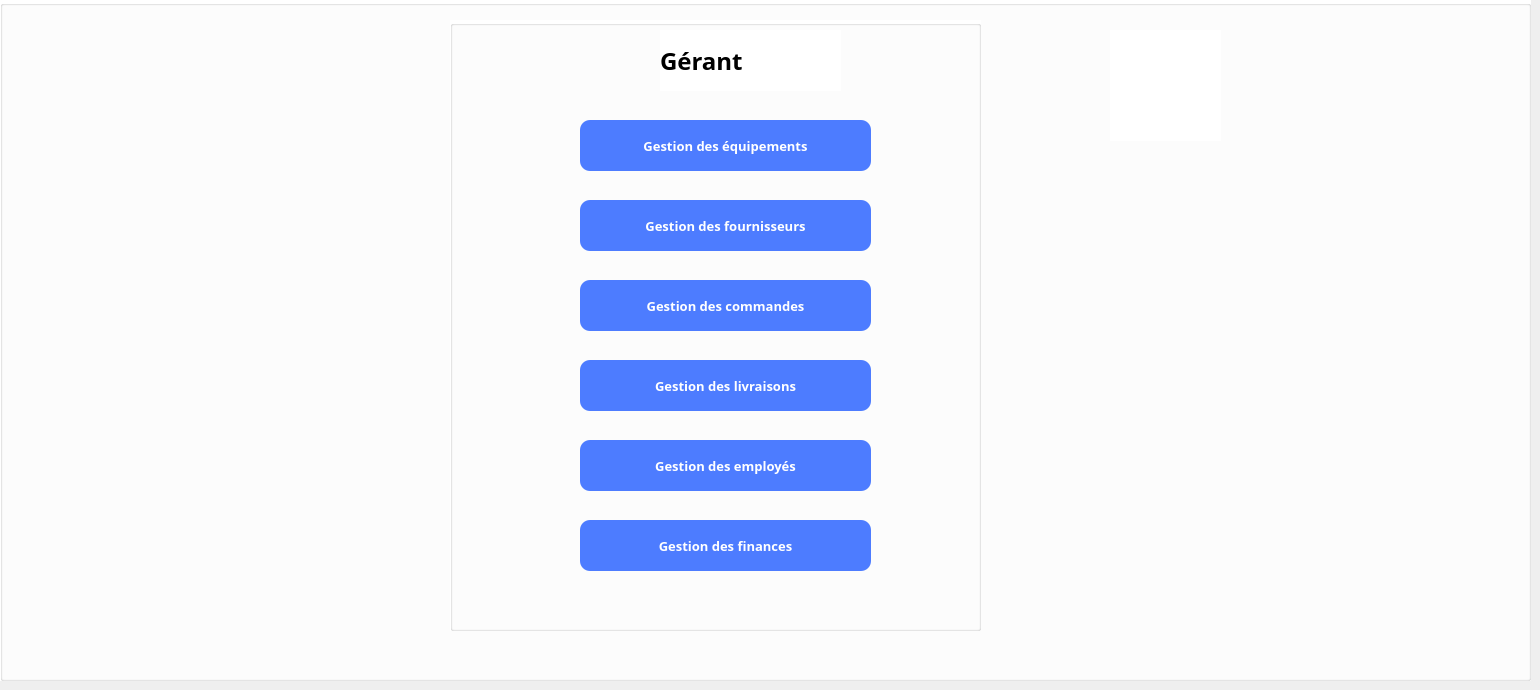
    <widget class="QWidget" name="page_1">
     <widget class="QGroupBox" name="groupBox_52">
      <property name="geometry">
       <rect>
        <x>0</x>
        <y>0</y>
        <width>1531</width>
        <height>681</height>
       </rect>
      </property>
      <property name="styleSheet">
       <string notr="true">background-color: rgb(255, 255, 255);</string>
      </property>
      <property name="title">
       <string/>
      </property>
      <widget class="QLabel" name="label_175">
       <property name="geometry">
        <rect>
         <x>1110</x>
         <y>30</y>
         <width>111</width>
         <height>111</height>
        </rect>
       </property>
       <property name="text">
        <string/>
       </property>
       <property name="pixmap">
        <pixmap>../../Downloads/logo_c++-1.png</pixmap>
       </property>
       <property name="scaledContents">
        <bool>true</bool>
       </property>
      </widget>
      <widget class="QGroupBox" name="groupBox_53">
       <property name="geometry">
        <rect>
         <x>450</x>
         <y>20</y>
         <width>531</width>
         <height>611</height>
        </rect>
       </property>
       <property name="styleSheet">
        <string notr="true">QGroupBox{
	
	background-color: rgb(255, 255, 255);
}

</string>
       </property>
       <property name="title">
        <string/>
       </property>
       <widget class="QLabel" name="label_176">
        <property name="geometry">
         <rect>
          <x>210</x>
          <y>10</y>
          <width>181</width>
          <height>61</height>
         </rect>
        </property>
        <property name="font">
         <font>
          <family>Louis George Café</family>
          <pointsize>18</pointsize>
          <weight>75</weight>
          <bold>true</bold>
         </font>
        </property>
        <property name="text">
         <string>Gérant</string>
        </property>
       </widget>
       <widget class="QPushButton" name="gestion_equipements">
        <property name="geometry">
         <rect>
          <x>130</x>
          <y>100</y>
          <width>291</width>
          <height>51</height>
         </rect>
        </property>
        <property name="font">
         <font>
          <family>Louis George Café</family>
          <pointsize>10</pointsize>
          <weight>75</weight>
          <bold>true</bold>
         </font>
        </property>
        <property name="styleSheet">
         <string notr="true">QPushButton {
    color: rgb(255, 255, 255);
  background-color: #4d7cff;
    border-style: outset;
    border-width: 0px;
    border-radius: 10px;
    border-color: beige;
    min-width: 10em;
    padding: 6px;
}
QPushButton:hover {
color: #fff;
    background-color: rgb(43, 163, 255);
    border-style: inset;
}
QPushButton:pressed {
    background-color: rgb(43, 163, 255);
    border-style: inset;
}</string>
        </property>
        <property name="text">
         <string>Gestion des équipements</string>
        </property>
       </widget>
       <widget class="QPushButton" name="gestion_fournisseurs">
        <property name="geometry">
         <rect>
          <x>130</x>
          <y>180</y>
          <width>291</width>
          <height>51</height>
         </rect>
        </property>
        <property name="font">
         <font>
          <family>Louis George Café</family>
          <pointsize>10</pointsize>
          <weight>75</weight>
          <bold>true</bold>
         </font>
        </property>
        <property name="styleSheet">
         <string notr="true">QPushButton {
    color: rgb(255, 255, 255);
  background-color: #4d7cff;
    border-style: outset;
    border-width: 0px;
    border-radius: 10px;
    border-color: beige;
    min-width: 10em;
    padding: 6px;
}
QPushButton:hover {
color: #fff;
    background-color: rgb(43, 163, 255);
    border-style: inset;
}
QPushButton:pressed {
    background-color: rgb(43, 163, 255);
    border-style: inset;
}</string>
        </property>
        <property name="text">
         <string>Gestion des fournisseurs</string>
        </property>
       </widget>
       <widget class="QPushButton" name="gestion_commandes">
        <property name="geometry">
         <rect>
          <x>130</x>
          <y>260</y>
          <width>291</width>
          <height>51</height>
         </rect>
        </property>
        <property name="font">
         <font>
          <family>Louis George Café</family>
          <pointsize>10</pointsize>
          <weight>75</weight>
          <bold>true</bold>
         </font>
        </property>
        <property name="styleSheet">
         <string notr="true">QPushButton {
    color: rgb(255, 255, 255);
  background-color: #4d7cff;
    border-style: outset;
    border-width: 0px;
    border-radius: 10px;
    border-color: beige;
    min-width: 10em;
    padding: 6px;
}
QPushButton:hover {
color: #fff;
    background-color: rgb(43, 163, 255);
    border-style: inset;
}
QPushButton:pressed {
    background-color: rgb(43, 163, 255);
    border-style: inset;
}</string>
        </property>
        <property name="text">
         <string>Gestion des commandes</string>
        </property>
       </widget>
       <widget class="QPushButton" name="gestion_livraisons">
        <property name="geometry">
         <rect>
          <x>130</x>
          <y>340</y>
          <width>291</width>
          <height>51</height>
         </rect>
        </property>
        <property name="font">
         <font>
          <family>Louis George Café</family>
          <pointsize>10</pointsize>
          <weight>75</weight>
          <bold>true</bold>
         </font>
        </property>
        <property name="styleSheet">
         <string notr="true">QPushButton {
    color: rgb(255, 255, 255);
  background-color: #4d7cff;
    border-style: outset;
    border-width: 0px;
    border-radius: 10px;
    border-color: beige;
    min-width: 10em;
    padding: 6px;
}
QPushButton:hover {
color: #fff;
    background-color: rgb(43, 163, 255);
    border-style: inset;
}
QPushButton:pressed {
    background-color: rgb(43, 163, 255);
    border-style: inset;
}</string>
        </property>
        <property name="text">
         <string>Gestion des livraisons</string>
        </property>
       </widget>
       <widget class="QPushButton" name="gestion_employes">
        <property name="geometry">
         <rect>
          <x>130</x>
          <y>420</y>
          <width>291</width>
          <height>51</height>
         </rect>
        </property>
        <property name="font">
         <font>
          <family>Louis George Café</family>
          <pointsize>10</pointsize>
          <weight>75</weight>
          <bold>true</bold>
         </font>
        </property>
        <property name="styleSheet">
         <string notr="true">QPushButton {
    color: rgb(255, 255, 255);
  background-color: #4d7cff;
    border-style: outset;
    border-width: 0px;
    border-radius: 10px;
    border-color: beige;
    min-width: 10em;
    padding: 6px;
}
QPushButton:hover {
color: #fff;
    background-color: rgb(43, 163, 255);
    border-style: inset;
}
QPushButton:pressed {
    background-color: rgb(43, 163, 255);
    border-style: inset;
}</string>
        </property>
        <property name="text">
         <string>Gestion des employés</string>
        </property>
       </widget>
       <widget class="QPushButton" name="gestion_finances">
        <property name="geometry">
         <rect>
          <x>130</x>
          <y>500</y>
          <width>291</width>
          <height>51</height>
         </rect>
        </property>
        <property name="font">
         <font>
          <family>Louis George Café</family>
          <pointsize>10</pointsize>
          <weight>75</weight>
          <bold>true</bold>
         </font>
        </property>
        <property name="styleSheet">
         <string notr="true">QPushButton {
    color: rgb(255, 255, 255);
  background-color: #4d7cff;
    border-style: outset;
    border-width: 0px;
    border-radius: 10px;
    border-color: beige;
    min-width: 10em;
    padding: 6px;
}
QPushButton:hover {
color: #fff;
    background-color: rgb(43, 163, 255);
    border-style: inset;
}
QPushButton:pressed {
    background-color: rgb(43, 163, 255);
    border-style: inset;
}</string>
        </property>
        <property name="text">
         <string>Gestion des finances</string>
        </property>
       </widget>
      </widget>
     </widget>
    </widget>
